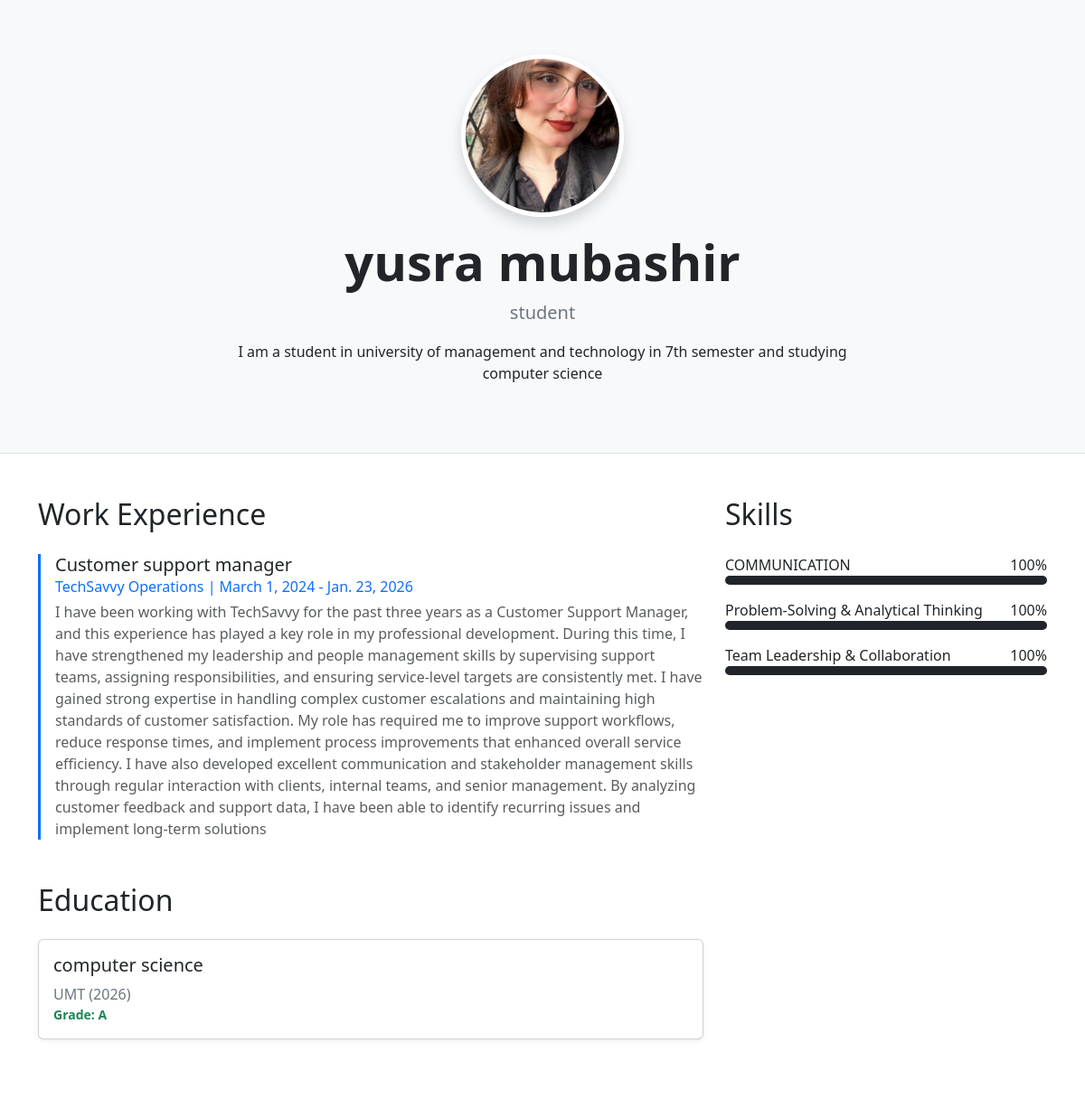
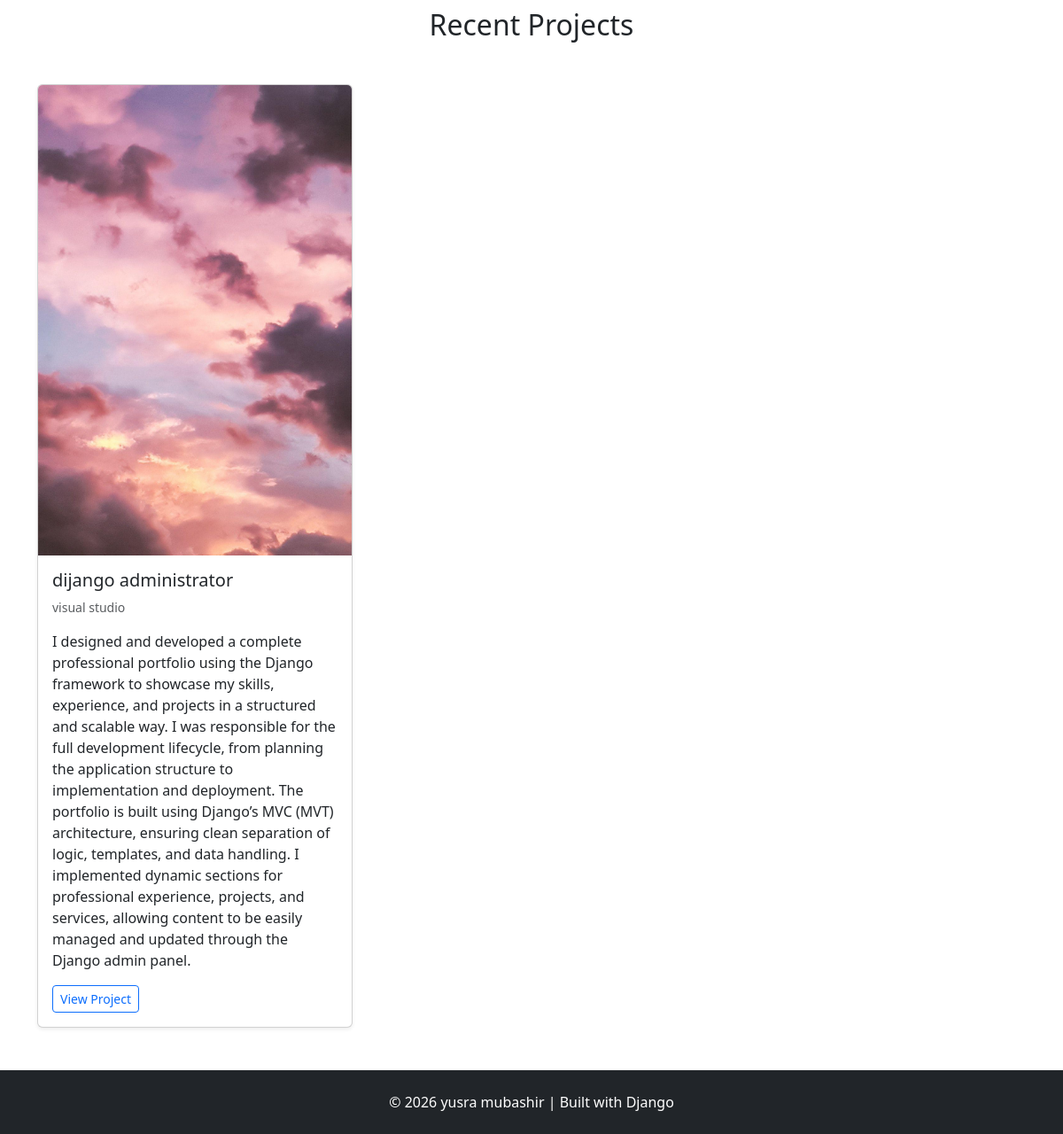
The page / on the database its author committed (2 pictures, top to bottom).
### bio/models.py (models this page shows, shortened)
class Bio(models.Model):  # Make sure "Bio" is spelled exactly like this
    name = models.CharField(max_length=100)
    job_title = models.CharField(max_length=100)
    profile_pic = models.ImageField(upload_to='profile_pics/')
    description = models.TextField()

### experience/models.py (models this page shows, shortened)
class Experience(models.Model):
    company = models.CharField(max_length=200)
    role = models.CharField(max_length=200)
    start_date = models.DateField()
    end_date = models.DateField(null=True, blank=True)
    description = models.TextField()

### education/models.py (models this page shows, shortened)
class Education(models.Model):  # Must be 'Education' with capital E
    degree = models.CharField(max_length=200)
    institute = models.CharField(max_length=200)
    passing_year = models.IntegerField()
    grade = models.CharField(max_length=50)

### skills/models.py (models this page shows, shortened)
class Skill(models.Model):
    name = models.CharField(max_length=100)
    proficiency_percentage = models.IntegerField() # Enter a number like 80 or 90

### projects/models.py (models this page shows, shortened)
class Project(models.Model):  # Must be 'Project'
    title = models.CharField(max_length=200)
    description = models.TextField()
    image = models.ImageField(upload_to='project_images/')
    link = models.URLField(blank=True)
    tech_used = models.CharField(max_length=200)

### bio/views.py (the view)
# urls.py: path('', portfolio_home, name='home'),
def portfolio_home(request):
    context = {
        'bio': Bio.objects.first(),
        'educations': Education.objects.all(),
        'skills': Skill.objects.all(),
        'experiences': Experience.objects.all(),
        'projects': Project.objects.all(),
    }
    return render(request, 'portfolio.html', context)

### bio/templates/portfolio.html (shortened to what this page needs)
{% load static %}
<!DOCTYPE html>
<html lang="en">
<head>
    <link href="https://cdn.jsdelivr.net/npm/bootstrap@5.3.0/dist/css/bootstrap.min.css" rel="stylesheet">
</head>
<body>
    <header class="hero-section text-center border-bottom">
        <div class="container">
            {% if bio.profile_pic %}
                <img src="{{ bio.profile_pic.url }}" class="rounded-circle profile-img shadow mb-3" alt="{{ bio.name }}">
            {% endif %}
            <h1 class="display-4 fw-bold">{{ bio.name }}</h1>
            <p class="lead text-secondary">{{ bio.job_title }}</p>
            <p class="mx-auto" style="max-width: 700px;">{{ bio.description }}</p>
        </div>
    </header>
    <main class="container my-5">
        <div class="row">
            <div class="col-lg-8">
                <section class="mb-5">
                    <h2 class="mb-4">Work Experience</h2>
                    {% for exp in experiences %}
                    <div class="mb-4 border-start ps-3 border-primary border-3">
                        <h5 class="mb-0">{{ exp.role }}</h5>
                        <p class="text-primary mb-1">{{ exp.company }} | {{ exp.start_date }} - {% if exp.end_date %}{{ exp.end_date }}{% else %}Present{% endif %}</p>
                        <p class="text-muted">{{ exp.description }}</p>
                    </div>
                    {% empty %}
                        <p>No experience added yet.</p>
                    {% endfor %}
                </section>
                <section class="mb-5">
                    <h2 class="mb-4">Education</h2>
                    {% for edu in educations %}
                    <div class="card mb-3 shadow-sm p-3">
                        <h5>{{ edu.degree }}</h5>
                        <p class="mb-0 text-secondary">{{ edu.institute }} ({{ edu.passing_year }})</p>
                        <small class="text-success fw-bold">Grade: {{ edu.grade }}</small>
                    </div>
                    {% endfor %}
                </section>
            </div>
            <div class="col-lg-4">
                <section class="mb-5">
                    <h2 class="mb-4">Skills</h2>
                    {% for skill in skills %}
                    <div class="mb-3">
                        <div class="d-flex justify-content-between">
                            <span>{{ skill.name }}</span>
                            <span>{{ skill.proficiency_percentage }}%</span>
                        </div>
                        <div class="progress" style="height: 10px;">
                            <div class="progress-bar bg-dark" role="progressbar" style="width: {{ skill.proficiency_percentage }}%"></div>
                        </div>
                    </div>
                    {% endfor %}
                </section>
            </div>
        </div>
        <section class="mt-5">
            <h2 class="text-center mb-5">Recent Projects</h2>
            <div class="row g-4">
                {% for project in projects %}
                <div class="col-md-4">
                    <div class="card h-100 shadow-sm">
                        {% if project.image %}
                            <img src="{{ project.image.url }}" class="card-img-top" alt="{{ project.title }}">
                        {% endif %}
                        <div class="card-body">
                            <h5 class="card-title">{{ project.title }}</h5>
                            <p class="card-text text-muted small">{{ project.tech_used }}</p>
                            <p class="card-text">{{ project.description }}</p>
                            {% if project.link %}
                                <a href="{{ project.link }}" class="btn btn-outline-primary btn-sm" target="_blank">View Project</a>
                            {% endif %}
                        </div>
                    </div>
                </div>
                {% empty %}
                    <p class="text-center w-100">Add some projects in the admin panel!</p>
                {% endfor %}
            </div>
        </section>
    </main>
    <footer class="bg-dark text-white text-center py-4 mt-5">
        <p class="mb-0">&copy; 2026 {{ bio.name }} | Built with Django</p>
    </footer>
</body>
</html>

### bio/templates/portfolio.html (style rules this page uses)
.profile-img { width: 180px; height: 180px; object-fit: cover; border: 5px solid #fff; }
.hero-section { background: #f8f9fa; padding: 60px 0; }
.card { transition: transform 0.2s; }

### rows shown on the page
Bio: profile_pic (picture), name "yusra mubashir", job_title "student", description "I am a student in university of management and technology in 7th semester and studying computer science"
Experience: role "Customer support manager", company "TechSavvy Operations", start_date "March 1, 2024", end_date "Jan. 23, 2026", description "I have been working with TechSavvy for the past three years as a Customer Support Manager, and this experience has played a key role in my professional development. During this time, I have strengthened my leadership and people management skills by supervising support teams, assigning responsibilities, and ensuring service-level targets are consistently met. I have gained strong expertise in handling complex customer escalations and maintaining high standards of customer satisfaction. My role has required me to improve support workflows, reduce response times, and implement process improvements that enhanced overall service efficiency. I have also developed excellent communication and…"
Education: degree "computer science", institute "UMT", passing_year "2026", grade "A"
Skill: name "COMMUNICATION", proficiency_percentage "100"
Skill: name "Problem-Solving & Analytical Thinking", proficiency_percentage "100"
Skill: name "Team Leadership & Collaboration", proficiency_percentage "100"
Project: image (picture), title "dijango administrator", tech_used "visual studio", description "I designed and developed a complete professional portfolio using the Django framework to showcase my skills, experience, and projects in a structured and scalable way. I was responsible for the full development lifecycle, from planning the application structure to implementation and deployment. The portfolio is built using Django’s MVC (MVT) architecture, ensuring clean separation of logic, templates, and data handling. I implemented dynamic sections for professional experience, projects, and services, allowing content to be easily managed and updated through the Django admin panel."
